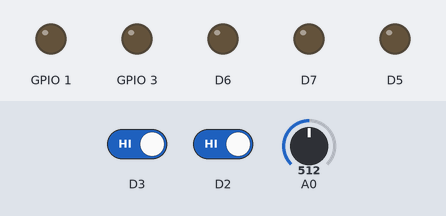
Recording of a sketch running on a simulated ESP8266 (NodeMCU). Parts: output pins drawn as LEDs (lit = HIGH). The test bench sets the inputs (shaded band); at power-on: D3 HIGH, A0 = 512, D2 HIGH.

Above: at 1.2 s.
1.3 s: D3 driven LOW
At 2.9 s:
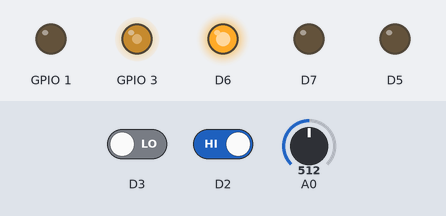
3.3 s: A0 set to 716
At 4.5 s:
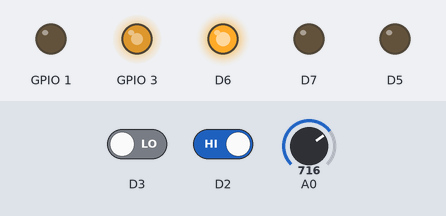
5.3 s: D2 driven LOW
At 7.5 s:
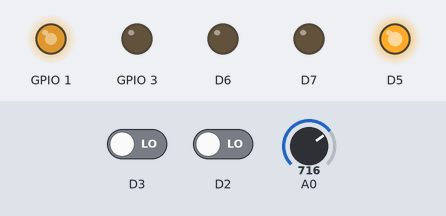
7.8 s: A0 set to 900
At 9.9 s:
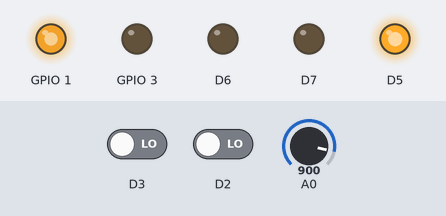
10.8 s: D2 driven HIGH
At 13.0 s:
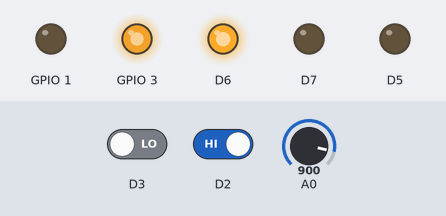
13.3 s: A0 set to 122
At 14.6 s:
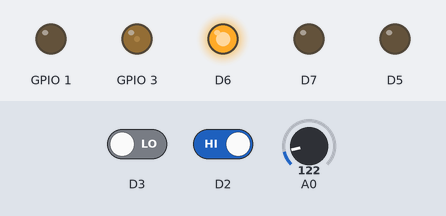
Timing chart, 0 to 16.3 s (numbered marks = the images above; inputs shaded):
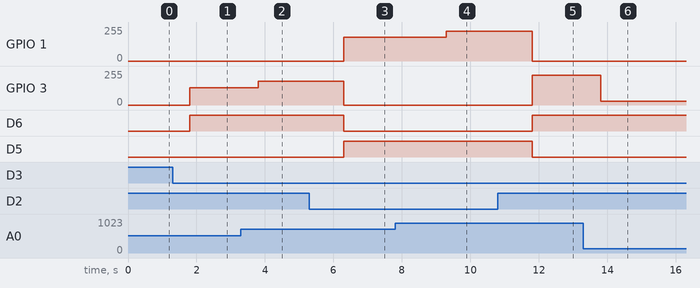

The sketch:

pilihwarna.ino
```cpp
int toggle, tombol1, tombol2, nilai;

void setup() {
  // put your setup code here, to run once:
  pinMode(D12, OUTPUT);
  pinMode(D13, OUTPUT);
  pinMode(D3, INPUT);
  pinMode(D2, INPUT);
}

void loop() {
  // put your main code here, to run repeatedly:
  nilai=analogRead(A0);
  tombol1=digitalRead(D3);
  tombol2=digitalRead(D2);
  if(tombol1==LOW) {
    delay(500);
    toggle = 1;
  }
  if(tombol2==LOW) {
    delay(500);
    toggle = 2;
  }

  if(toggle==1) {
    digitalWrite(D12, HIGH);
    digitalWrite(D13, LOW);
    analogWrite(D9, nilai/4);
    analogWrite(D10, 0);
  }else if(toggle==2) {
    digitalWrite(D12, LOW);
    digitalWrite(D13, HIGH);
    analogWrite(D9, 0);
    analogWrite(D10, nilai/4);
  }else {
    digitalWrite(D12, LOW);
    digitalWrite(D13, LOW);
    analogWrite(D9, 0);
    analogWrite(D10, 0);
  }
  analogWrite(D11, 0);
}
```

Measured:
- after the input at 1.3 s, GPIO 3: 0/255 → 128/255 after 0.50 s; D6: LOW → HIGH after 0.50 s
- after the input at 3.3 s, GPIO 3: 128/255 → 179/255 after 0.50 s
- after the input at 5.3 s, GPIO 1: 0/255 → 179/255 after 1.0 s; GPIO 3: 179/255 → 0/255 after 1.0 s; D6: HIGH → LOW after 1.0 s; D5: LOW → HIGH after 1.0 s
- after the input at 7.8 s, GPIO 1: 179/255 → 225/255 after 1.5 s
- after the input at 10.8 s, GPIO 1: 225/255 → 0/255 after 1.0 s; GPIO 3: 0/255 → 225/255 after 1.0 s; D6: LOW → HIGH after 1.0 s; D5: HIGH → LOW after 1.0 s
- after the input at 13.3 s, GPIO 3: 225/255 → 30/255 after 0.50 s
